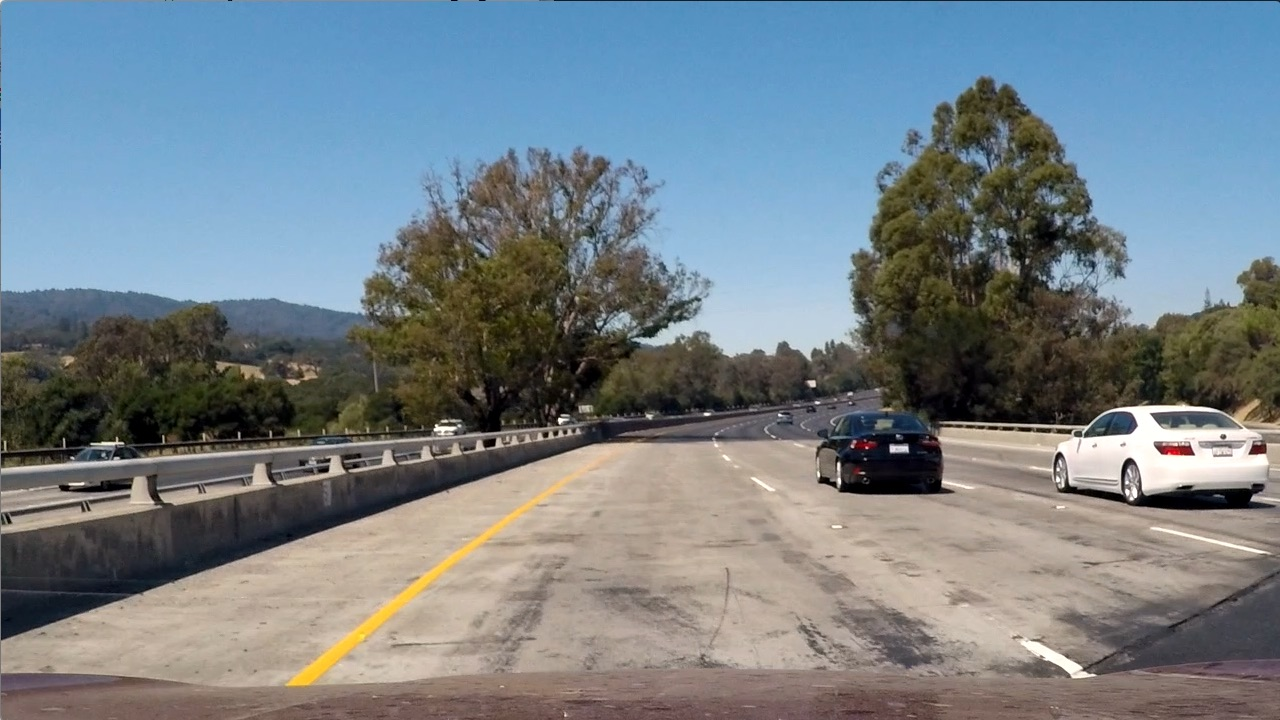
#> input picture test_images/test1.jpg, 1280 x 720 px
$ jupyter execute --allow-errors 'Classroom notes and implementations.ipynb'   (shell and % lines are left out)   (older library calls are emulated)   (text cells are left out)
#> lines starting #> are read from the running program, lines starting #| are printed output that depends on the picture; after the words box and inside, x2 and y2 are one past the last pixel; in counts of white or black regions, pixels touching at a corner belong together; pictures that were not available may be replaced by others from this repository, and a replacement may not be noted
[cell 1]
#Includes

import numpy as np
import cv2
import matplotlib.pyplot as plt
import matplotlib.image as mpimg
from mpl_toolkits.mplot3d import Axes3D
import glob
import time
import pickle

#HOG feature extraction
from skimage.feature import hog
from sklearn.preprocessing import StandardScaler
from sklearn import svm, grid_search
from sklearn.model_selection import train_test_split

[cell 2]
#Function which takes an image as input, a list of bounding boxes, color
#tuple and line thickness as inputs then draws boxes in that color on
#the output
def draw_boxes(img, bboxes, color=(0, 0, 255), thick=6):
    # Make a copy of the image
    draw_img = np.copy(img)
    # Iterate through the bounding boxes
    for bbox in bboxes:
        # Draw a rectangle given bbox coordinates
        cv2.rectangle(draw_img, bbox[0], bbox[1], color, thick)
    # Return the image copy with boxes drawn
    return draw_img

[cell 3]
#Testing draw_boxes function

test_img = mpimg.imread('./test_images/test1.jpg')
#> test_img is the input picture: shape (720, 1280, 3); mean R, G, B 117.5, 128.7, 135.5

# Some bounding boxes
bboxes = [((950, 400), (800, 500)), ((1050, 410), (1270, 500))]

result = draw_boxes(test_img, bboxes)
#> after the loop in draw_boxes, `for bbox in bboxes:`:
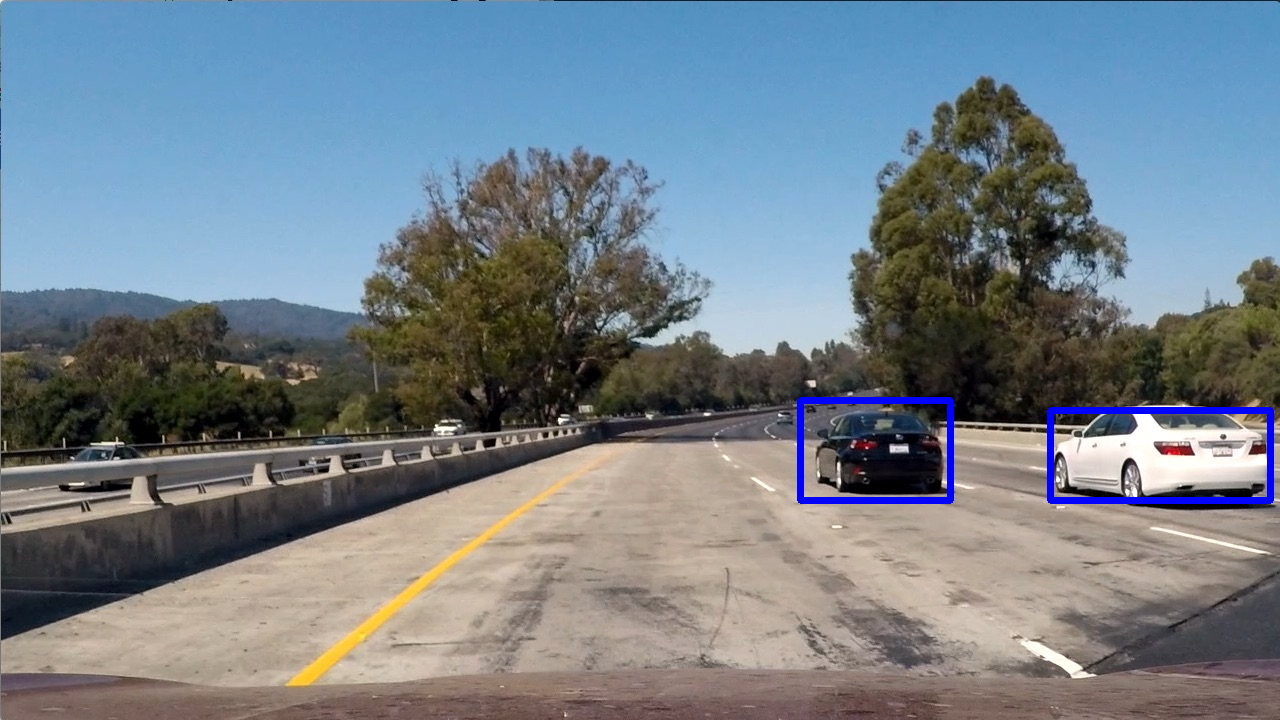
#> draw_img: shape (720, 1280, 3); 0.85% of pixels changed, all inside (x1, y1, x2, y2) = (797, 397, 1274, 504)
plt.imshow(result)

print()

[cell 4]
#Reading the test image again

test_img = mpimg.imread('./cutouts/cutout1.jpg')
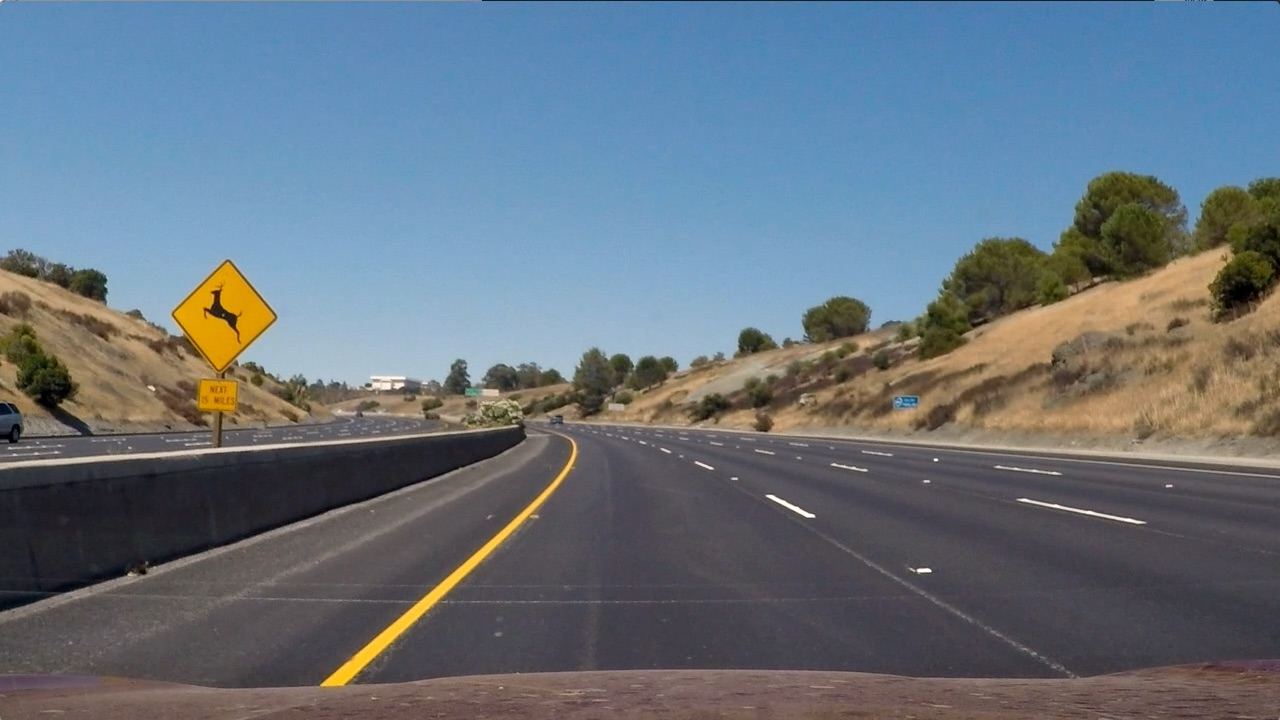
#> input picture test_images/test2.jpg, 1280 x 720 px, given in place of cutout1.jpg, which was not available
#> test_img is the input picture: shape (720, 1280, 3); mean R, G, B 102.8, 114.6, 125.5

red_hist = np.histogram(test_img[:,:,0], bins=32, range=(0,256))
green_hist = np.histogram(test_img[:,:,0], bins=32, range=(0,256))
blue_hist = np.histogram(test_img[:,:,0], bins=32, range=(0,256))

#All the histograms have the same number of bins. We only need to compute
#this one time
bin_edges = red_hist[1]
#> bin_edges = 33 values from 0 to 256
bin_centers = (bin_edges[1:]  + bin_edges[0:len(bin_edges)-1])/2
#> bin_centers = 32 values from 4 to 252

#Plotting the test image
plt.imshow(test_img)
plt.title("Input test image of car")

#Plotting the histograms
figure = plt.figure(figsize=(12,3))
plt.subplot(131)
plt.bar(bin_centers, red_hist[0])
plt.xlim(0, 256)
plt.title('R Histogram')
plt.subplot(132)
plt.bar(bin_centers, green_hist[0])
plt.xlim(0, 256)
plt.title('G Histogram')
plt.subplot(133)
plt.bar(bin_centers, blue_hist[0])
plt.xlim(0, 256)
plt.title('B Histogram')

print()
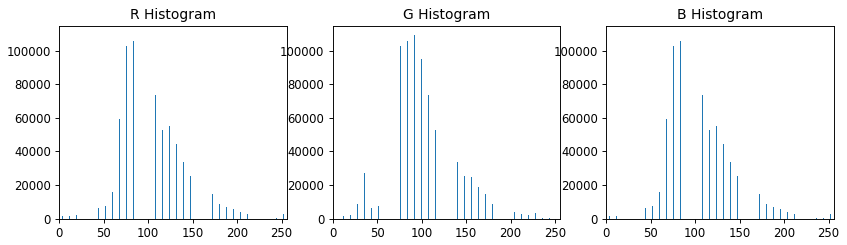
#> figure drawn by matplotlib, 3 panels; panel 1: tallest bar 109184 high, from x = 91.6 to 92.4; panel 2: tallest bar 109184 high, from x = 91.6 to 92.4; panel 3: tallest bar 109184 high, from x = 91.6 to 92.4

[cell 5]
#Histogram features
#Concatenating the histograms of each color channel

hist_features = np.concatenate((red_hist[0], green_hist[0], blue_hist[0]))
#> hist_features = 96 values, max 109184 at index 11, min 372 at index 29, mean 28800

[cell 6]
#We will define a function in order to automatically compute histogram features
def color_hist(img, nbins=32, bins_range=(0, 256)):
    # Compute the histogram of the RGB channels separately
    rhist = np.histogram(img[:,:,0], bins=nbins, range=bins_range)
    ghist = np.histogram(img[:,:,1], bins=nbins, range=bins_range)
    bhist = np.histogram(img[:,:,2], bins=nbins, range=bins_range)
    # Generating bin centers
    bin_edges = rhist[1]
    bin_centers = (bin_edges[1:]  + bin_edges[0:len(bin_edges)-1])/2
    # Concatenate the histograms into a single feature vector
    hist_features = np.concatenate((rhist[0], ghist[0], bhist[0]))
    # Return the individual histograms, bin_centers and feature vector
    return rhist, ghist, bhist, bin_centers, hist_features

[cell 7]
#Function to plot histogram features
def plot_histfeat(histograms, bin_centers, save_out=False, save_name=None):
    fig = plt.figure(figsize=(12,3))
    plt.subplot(131)
    rhist = histograms[0]
    plt.bar(bin_centers, rhist[0])
    plt.xlim(0, 256)
    plt.title('R Histogram')

    ghist = histograms[1]
    plt.subplot(132)
    plt.bar(bin_centers, ghist[0])
    plt.xlim(0, 256)
    plt.title('G Histogram')

    bhist = histograms[2]
    plt.subplot(133)
    plt.bar(bin_centers, bhist[0])
    plt.xlim(0, 256)
    plt.title('B Histogram')

    fig.tight_layout()

    if save_out:
        fig.savefig('./output_imgs/' + save_name)

    plt.show()

    return fig

[cell 8]
#Testing color_hist function
test_img = mpimg.imread('./cutouts/cutout1.jpg')
test_img1 = mpimg.imread('./cutouts/cutout6.jpg')
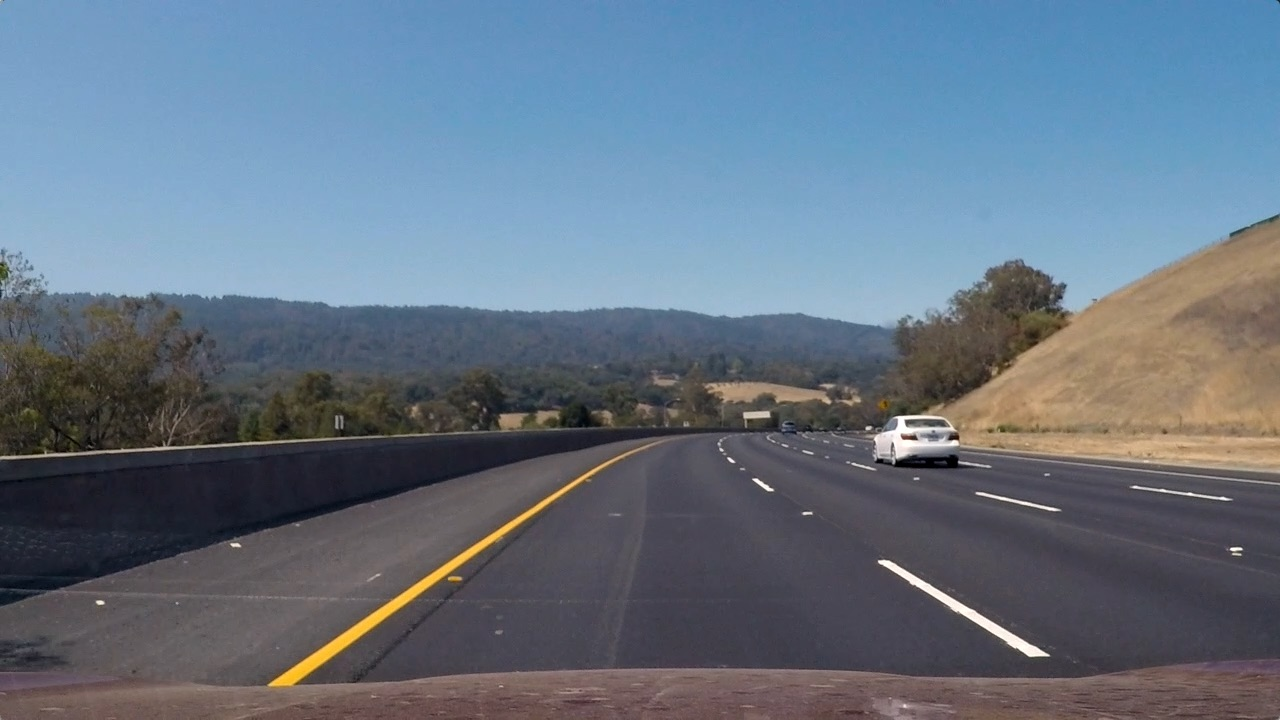
#> input picture test_images/test3.jpg, 1280 x 720 px, given in place of cutout6.jpg, which was not available
#> test_img1 is the input picture: shape (720, 1280, 3); mean R, G, B 101.1, 115.3, 130.7

rh, gh, bh, bincen, feature_vec = color_hist(test_img, nbins=32, bins_range=(0,256))
#> in color_hist, `bin_edges = rhist[1]`: bin_edges = 33 values from 0 to 256
#> in color_hist, `bin_centers = (bin_edges[1:]  + bin_edges[0:len(bin_edges)-1])/2`: bin_centers = 32 values from 4 to 252
#> in color_hist, `hist_features = np.concatenate((rhist[0], ghist[0], bhist[0]))`: hist_features = 96 values, max 117155 at index 74, min 82 at index 95, mean 28800
#> bincen = 32 values from 4 to 252; feature_vec has the same summary as hist_features in color_hist

plt.imshow(test_img)
plt.title("White car")
figure = plot_histfeat([rh, gh, bh], bincen)
#> in plot_histfeat, `plt.show()`:
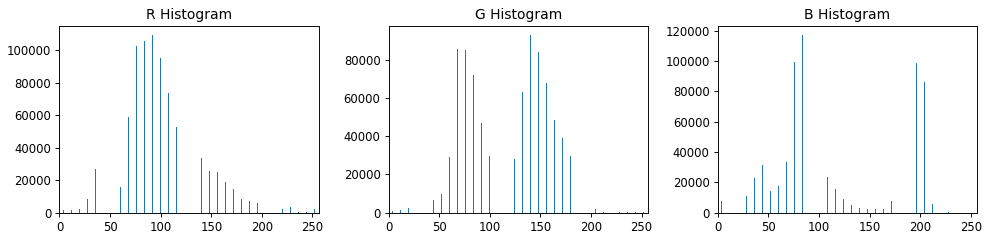
#> figure drawn by matplotlib, 3 panels; panel 1: tallest bar 109184 high, from x = 91.6 to 92.4; panel 2: tallest bar 92797 high, from x = 139.6 to 140.4; panel 3: tallest bar 117155 high, from x = 83.6 to 84.4


################

rh, gh, bh, bincen, feature_vec = color_hist(test_img1, nbins=32, bins_range=(0,256))
#> feature_vec = 96 values, max 140896 at index 89, min 252 at index 58, mean 28800

plt.imshow(test_img1)
plt.title("Grey car")
figure = plot_histfeat([rh, gh, bh], bincen)
#> call 2 of plot_histfeat, with bin_centers = array of shape (32,), save_out = False
#> in plot_histfeat (call 2), `plt.show()`:
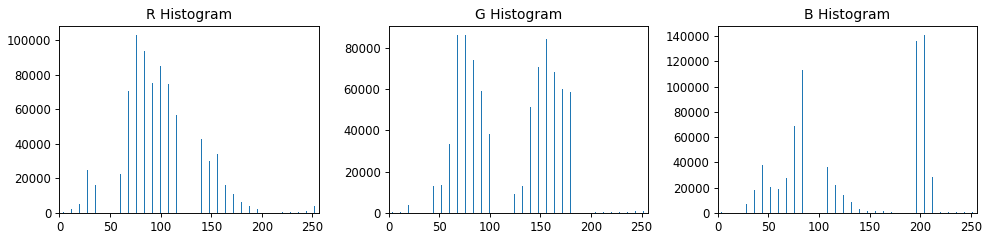
#> figure drawn by matplotlib, 3 panels; panel 1: tallest bar 103111 high, from x = 75.6 to 76.4; panel 2: tallest bar 86338 high, from x = 67.6 to 68.4; panel 3: tallest bar 140896 high, from x = 203.6 to 204.4

[cell 9]
def plot3d(pixels, colors_rgb, axis_labels=list("RGB"), axis_limits=((0, 255), (0, 255), (0, 255))):
    """Plot pixels in 3D."""

    # Create figure and 3D axes
    fig = plt.figure(figsize=(8, 8))
    ax = Axes3D(fig)

    # Set axis limits
    ax.set_xlim(*axis_limits[0])
    ax.set_ylim(*axis_limits[1])
    ax.set_zlim(*axis_limits[2])

    # Set axis labels and sizes
    ax.tick_params(axis='both', which='major', labelsize=14, pad=8)
    ax.set_xlabel(axis_labels[0], fontsize=16, labelpad=16)
    ax.set_ylabel(axis_labels[1], fontsize=16, labelpad=16)
    ax.set_zlabel(axis_labels[2], fontsize=16, labelpad=16)

    # Plot pixel values with colors given in colors_rgb
    ax.scatter(
        pixels[:, :, 0].ravel(),
        pixels[:, :, 1].ravel(),
        pixels[:, :, 2].ravel(),
        c=colors_rgb.reshape((-1, 3)), edgecolors='none')

    return ax  # return Axes3D object for further manipulation

[cell 10]
#Testing 3D plots

test_img = mpimg.imread('./cutouts/cutout6.jpg')

# Select a small fraction of pixels to plot by subsampling it
scale = max(test_img.shape[0], test_img.shape[1], 64) / 64  # at most 64 rows and columns
#> scale = 20
img_small = cv2.resize(test_img, (np.int(test_img.shape[1] / scale), np.int(test_img.shape[0] / scale)), interpolation=cv2.INTER_NEAREST)
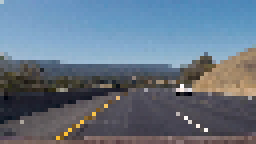
#> img_small: shape (36, 64, 3) (shown 4 times larger); mean R, G, B 100.8, 116, 132


# Convert subsampled image to desired color space(s)
img_small_RGB = cv2.cvtColor(img_small, cv2.COLOR_BGR2RGB)  # OpenCV uses BGR, matplotlib likes RGB
img_small_HSV = cv2.cvtColor(img_small, cv2.COLOR_BGR2HSV)
#> img_small_HSV: shape (36, 64, 3); mean H, S, V 68.2, 73.6, 138.8
img_small_rgb = img_small_RGB / 255.  # scaled to [0, 1], only for plotting

# Plot and show
plot3d(img_small_RGB, img_small_rgb)
plt.show()

plot3d(img_small_HSV, img_small_rgb, axis_labels=list("HSV"))
plt.show()

[cell 11]
# Function to create a feature vector using a given color space, image and image size

def bin_spatial(img, color_space='RGB', size=(32, 32)):
    # Convert image to new color space (if specified)
    if color_space != 'RGB':
        if color_space == 'HSV':
            feature_image = cv2.cvtColor(img, cv2.COLOR_RGB2HSV)
        elif color_space == 'LUV':
            feature_image = cv2.cvtColor(img, cv2.COLOR_RGB2LUV)
        elif color_space == 'HLS':
            feature_image = cv2.cvtColor(img, cv2.COLOR_RGB2HLS)
        elif color_space == 'YUV':
            feature_image = cv2.cvtColor(img, cv2.COLOR_RGB2YUV)
        elif color_space == 'YCrCb':
            feature_image = cv2.cvtColor(img, cv2.COLOR_RGB2YCrCb)
    else: feature_image = np.copy(img)
    # Use cv2.resize().ravel() to create the feature vector
    features = cv2.resize(feature_image, size).ravel()
    # Return the feature vector
    return features

[cell 12]
# Testing bin_spatial function

test_img = mpimg.imread('./cutouts/cutout1.jpg')
color_spaces = ['RGB', 'HSV', 'LUV', 'HLS', 'YUV', 'YCrCb']


feature_vectors_test = {}

for space in color_spaces:
    feature_vectors_test[space] = bin_spatial(test_img, color_space=space, size=(32, 32))
#> after the loop, feature_vectors_test = 6 items


figure = plt.figure(figsize= (20,10))
index = 1
for key, featvec in feature_vectors_test.items():
    figure.add_subplot(3,3,index)
    plt.plot(featvec)
    plt.title("Color space {}".format(key))
    plt.axis('off')
    index += 1
#> this loop made 6 passes
#> key on passes 1 to 6: 'RGB', 'HSV', 'LUV', 'HLS', 'YUV', 'YCrCb'
#> after the loop, index = 7
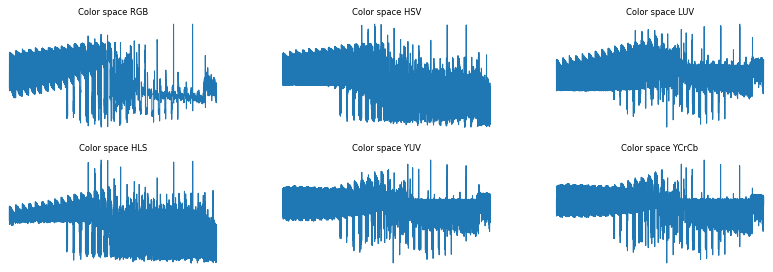
#> figure drawn by matplotlib, 6 panels

[cell 13]
#Read datasets
cars = glob.glob('./dataset/vehicles/**/*.jpeg', recursive=True)
notcars = glob.glob('./dataset/non_vehicles/**/*.jpeg', recursive=True)

# Define a function to return some characteristics of the dataset
def data_look(car_list, notcar_list):
    data_dict = {}
    # Define a key in data_dict "n_cars" and store the number of car images
    data_dict["n_cars"] = len(car_list)
    # Define a key "n_notcars" and store the number of notcar images
    data_dict["n_notcars"] = len(notcar_list)
    # Read in a test image, either car or notcar
    example_img = mpimg.imread(car_list[0])
    # Define a key "image_shape" and store the test image shape 3-tuple
    data_dict["image_shape"] = example_img.shape
    # Define a key "data_type" and store the data type of the test image.
    data_dict["data_type"] = example_img.dtype
    # Return data_dict
    return data_dict


#> (the rest of this cell did not finish here and is left out)

[cell 14]
#HOG features

# Define a function to return HOG features and visualization #
def get_hog_features(img, orient, pix_per_cell, cell_per_block, vis=False, feature_vec=True):
    if vis == True:
        features, hog_image = hog(img, orientations=orient, pixels_per_cell=(pix_per_cell, pix_per_cell),
                                  cells_per_block=(cell_per_block, cell_per_block), transform_sqrt=False,
                                  visualise=True, feature_vector=False, block_norm="L2-Hys")
        return features, hog_image
    else:
        features = hog(img, orientations=orient, pixels_per_cell=(pix_per_cell, pix_per_cell),
                       cells_per_block=(cell_per_block, cell_per_block), transform_sqrt=False,
                       visualise=False, feature_vector=feature_vec, block_norm="L2-Hys")
        return features


# Generate a random index to look at a car image
#> (the rest of this cell did not finish here and is left out)

[cell 15]
#Read datasets
cars = glob.glob('./dataset/vehicles/**/*.jpeg', recursive=True)
notcars = glob.glob('./dataset/non_vehicles/**/*.jpeg', recursive=True)


# Define a function to compute binned color features
def bin_spatial(img, size=(32, 32)):
    # Use cv2.resize().ravel() to create the feature vector
    features = cv2.resize(img, size).ravel()
    # Return the feature vector
    return features

# Define a function to compute color histogram features
def color_hist(img, nbins=32, bins_range=(0, 256)):
    # Compute the histogram of the color channels separately
    channel1_hist = np.histogram(img[:,:,0], bins=nbins, range=bins_range)
    channel2_hist = np.histogram(img[:,:,1], bins=nbins, range=bins_range)
    channel3_hist = np.histogram(img[:,:,2], bins=nbins, range=bins_range)
    # Concatenate the histograms into a single feature vector
    hist_features = np.concatenate((channel1_hist[0], channel2_hist[0], channel3_hist[0]))
    # Return the individual histograms, bin_centers and feature vector
    return hist_features


# Define a function to extract features from a list of images
# Have this function call bin_spatial() and color_hist()
def extract_features(imgs, cspace='RGB', spatial_size=(32, 32),
                        hist_bins=32, hist_range=(0, 256), hog_channel=0):
    # Create a list to append feature vectors to
    features = []
    # Iterate through the list of images
    for file in imgs:
        # Read in each one by one
        image = mpimg.imread(file)
        # apply color conversion if other than 'RGB'
        if cspace != 'RGB':
            if cspace == 'HSV':
                feature_image = cv2.cvtColor(image, cv2.COLOR_RGB2HSV)
            elif cspace == 'LUV':
                feature_image = cv2.cvtColor(image, cv2.COLOR_RGB2LUV)
            elif cspace == 'HLS':
                feature_image = cv2.cvtColor(image, cv2.COLOR_RGB2HLS)
            elif cspace == 'YUV':
                feature_image = cv2.cvtColor(image, cv2.COLOR_RGB2YUV)
        else: feature_image = np.copy(image)

        # Call get_hog_features() with vis=False, feature_vec=True
        if hog_channel == 'ALL':
            hog_features = []
            for channel in range(feature_image.shape[2]):
                hog_features.append(get_hog_features(feature_image[:,:,channel],
                                    orient, pix_per_cell, cell_per_block,
                                    vis=False, feature_vec=True))
            hog_features = np.ravel(hog_features)
        else:
            hog_features = get_hog_features(feature_image[:,:,hog_channel], orient,
                        pix_per_cell, cell_per_block, vis=False, feature_vec=True)

        # Apply bin_spatial() to get spatial color features
        spatial_features = bin_spatial(feature_image, size=spatial_size)
        # Apply color_hist() also with a color space option now
        hist_features = color_hist(feature_image, nbins=hist_bins, bins_range=hist_range)
        # Append the new feature vector to the features list
        features.append(np.concatenate((spatial_features, hist_features, hog_features)))
    # Return list of feature vectors
    return features


car_features = extract_features(cars, cspace='RGB', spatial_size=(32, 32),
                        hist_bins=32, hist_range=(0, 256))
notcar_features = extract_features(notcars, cspace='RGB', spatial_size=(32, 32),
                        hist_bins=32, hist_range=(0, 256))
